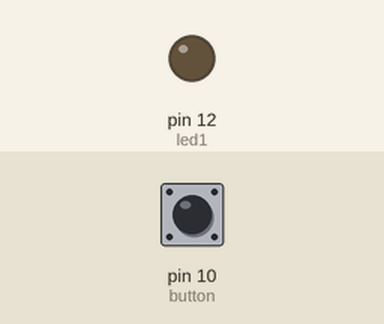
Simulated run of this sketch. Board: Arduino Uno, built with avr-gcc and run on an emulated ATmega328P. On the bench: output pins drawn as LEDs (lit = HIGH). The test bench sets the inputs (shaded band); at power-on: pin 10 (button) HIGH.

Above: at 1.2 s.
1.3 s: pin 10 (button) pulled LOW for 0.15 s
At 2.0 s:
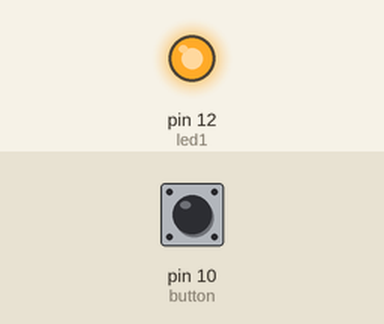
2.9 s: pin 10 (button) pulled LOW for 1 s
At 4.5 s:
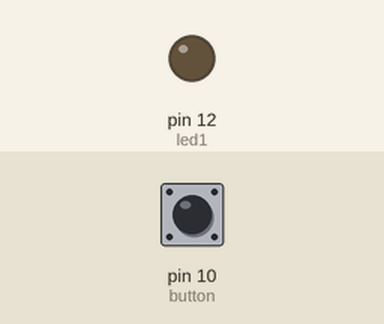
5.4 s: pin 10 (button) pulled LOW for 3.2 s
At 9.3 s:
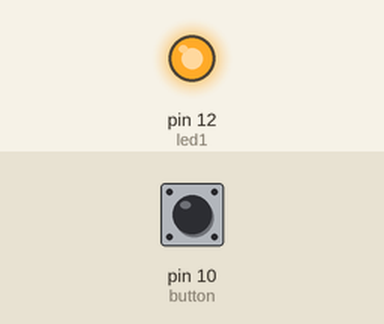
Timing chart, 0 to 10.8 s (numbered marks = the images above; inputs shaded):
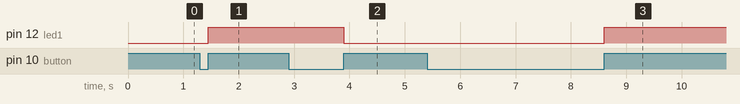

The sketch:

Toggle-UP.ino
```cpp
const int button= 10;
const int led1 = 12;
int buttonState;
int lastButtonState = HIGH;
void setup() {
  pinMode(button, INPUT_PULLUP);
  pinMode(led1, OUTPUT);
  digitalWrite(led1,LOW);
}

void loop() {
  buttonState = digitalRead(button);
  if (buttonState != lastButtonState) {
    if (buttonState == HIGH) {

     digitalWrite(led1, !digitalRead(led1));


    }

  }


  lastButtonState = buttonState;
}
    
```

Measured:
- after the input at 1.3 s, pin 12 (led1): LOW → HIGH after 0.15 s
- after the input at 2.9 s, pin 12 (led1): HIGH → LOW after 1.0 s
- after the input at 5.4 s, pin 12 (led1): LOW → HIGH after 3.2 s
